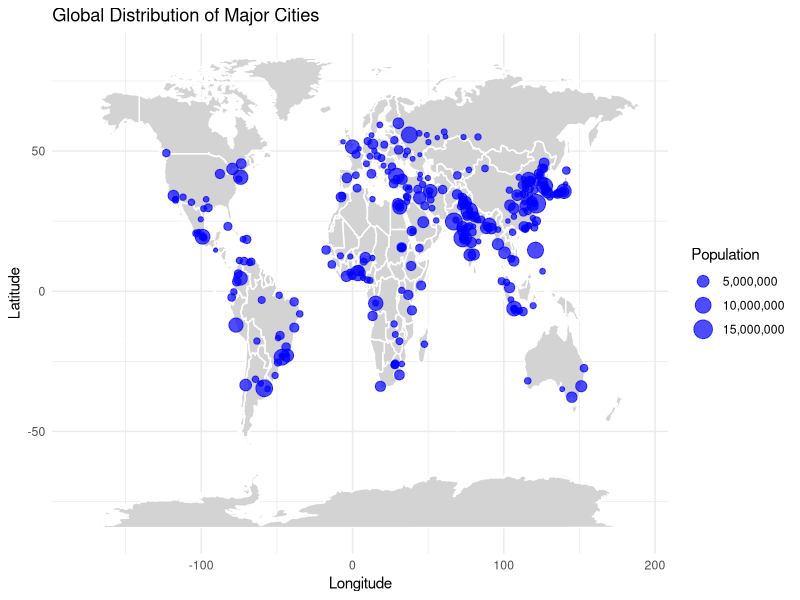

Recreate this plot in R.

# install.packages("ggplot2")


library(ggplot2)
library(maps)
library(scales)

data("world.cities")

top_cities <- world.cities[world.cities$pop > 1000000, ]

world_map <- map_data("world")

ggplot() + 
  geom_polygon(data = world_map, aes(x = long, y = lat, group = group), fill = "lightgrey", 
               color = "white") + 
  geom_point(data = top_cities, aes(x = long, y = lat, size = pop), color = "blue", alpha = 0.7) +
  scale_size_continuous(labels = comma) +
  labs(title = "Global Distribution of Major Cities", x = "Longitude", y = "Latitude", 
       size = "Population") +
  theme_minimal()
